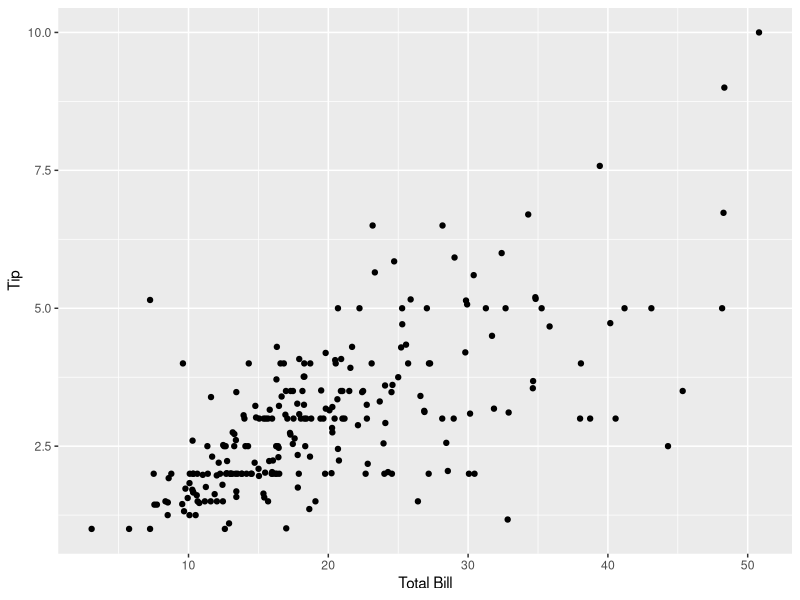
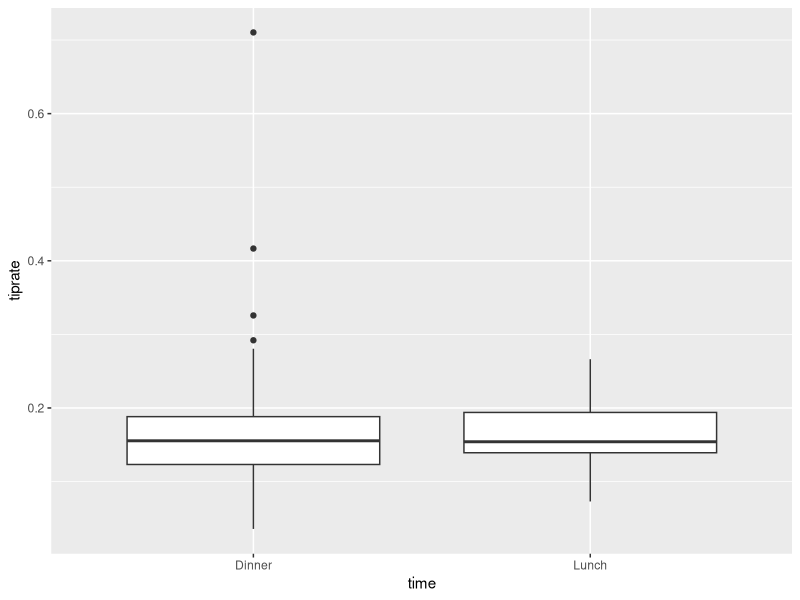
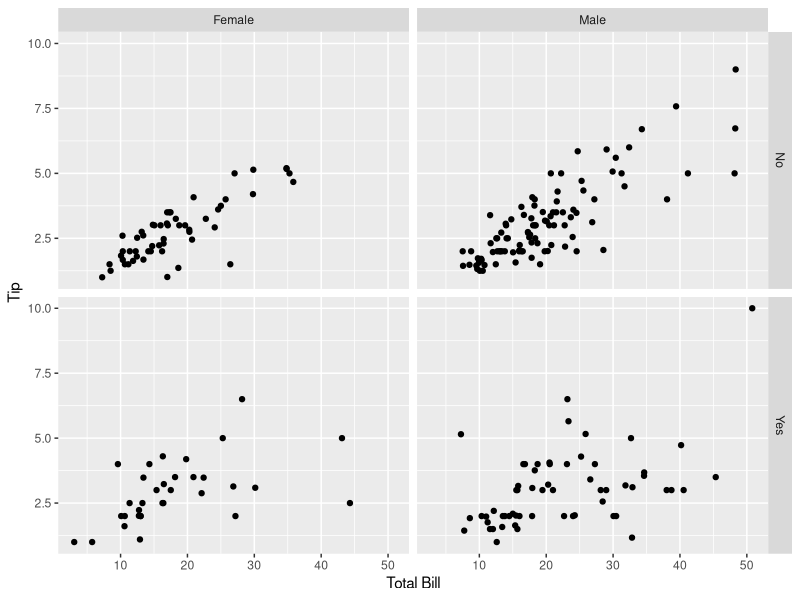
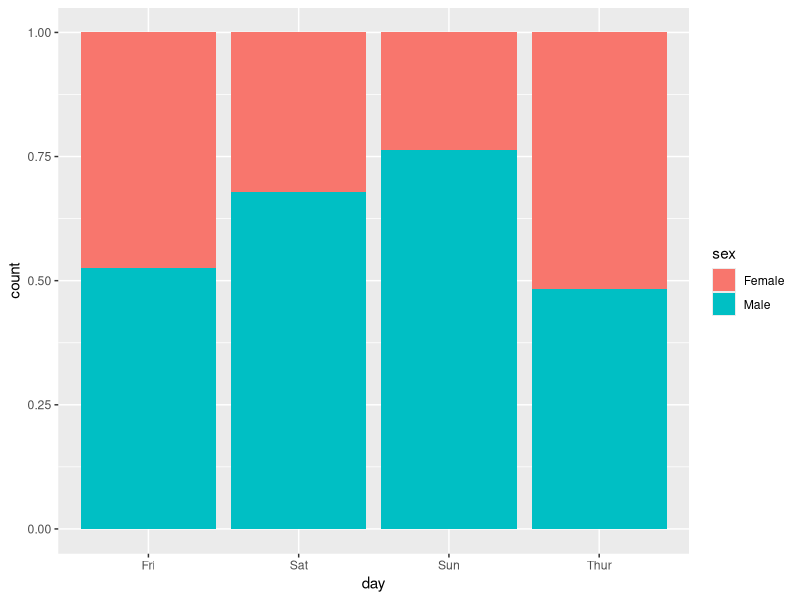

Recreate these plots in R, in order.
## ---- chunk 1
knitr::opts_chunk$set(echo = TRUE)
## ---- chunk 2
library(ggplot2)
data(tips, package="reshape2")
head(tips)
## ---- chunk 3
numParty <- nrow(tips)
print(numParty)
## ---- chunk 4
str(tips)
## ---- chunk 5
day <- tips$day
day <- factor(day, levels = c("Thur", "Fri", "Sat", "Sun"))
day

## ---- chunk 6
female5 <- tips[which(tips$sex=='Female' & tips$size >= 5),];
female5
## ---- chunk 7
ggplot(tips, aes(x=total_bill, y=tip)) + geom_point()+xlab("Total Bill")+ylab("Tip")
## ---- chunk 8
tips$tiprate <- (tips$tip / tips$total_bill);
mean(tips$tiprate)
## ---- chunk 9
ggplot(tips, aes(x=time, y=tiprate)) + geom_boxplot()

## ---- chunk 10
ggplot(data=tips, aes(x=total_bill, y=tip)) + facet_grid(smoker~sex) + geom_point() + xlab("Total Bill") + ylab("Tip")
## ---- chunk 11
ggplot(tips, aes(x=day, fill=sex)) + geom_bar(position="fill")
